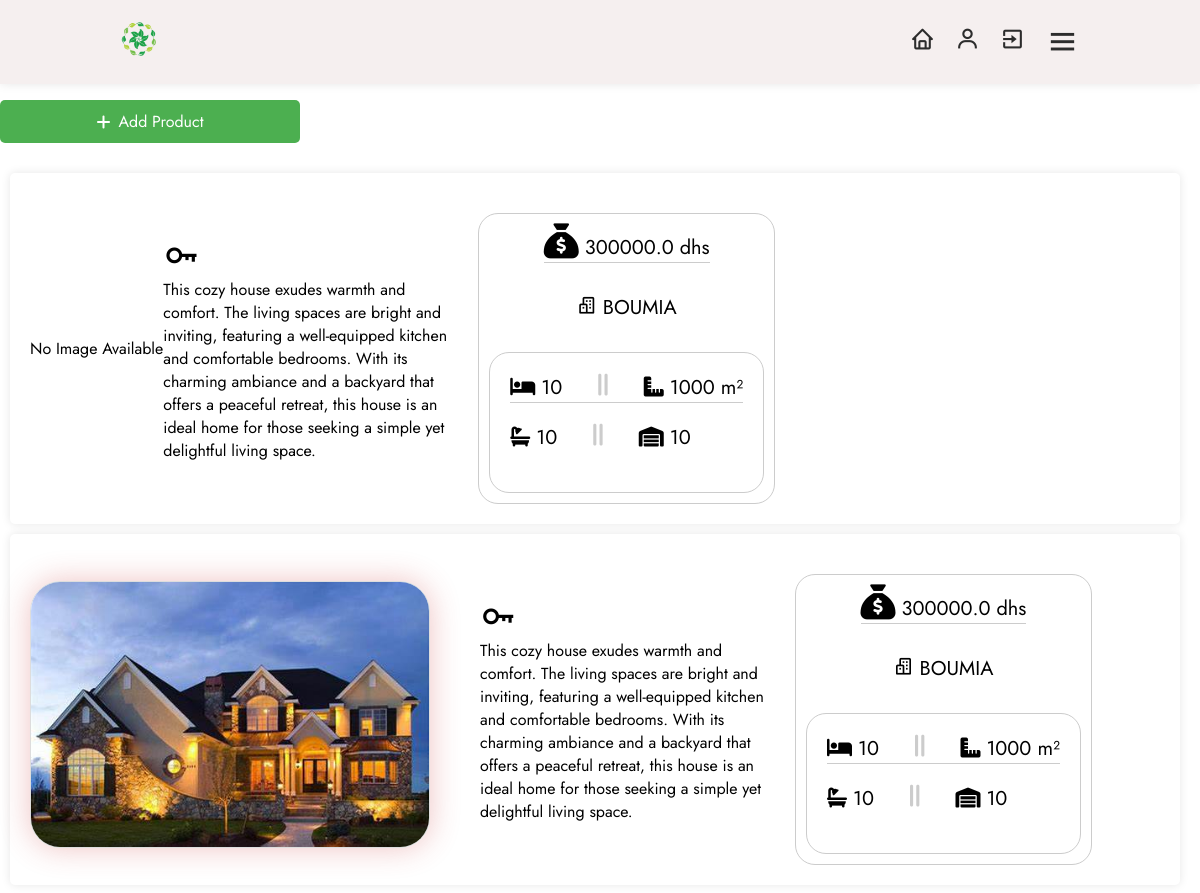
The page /user (signed in) on the database as committed earlier.
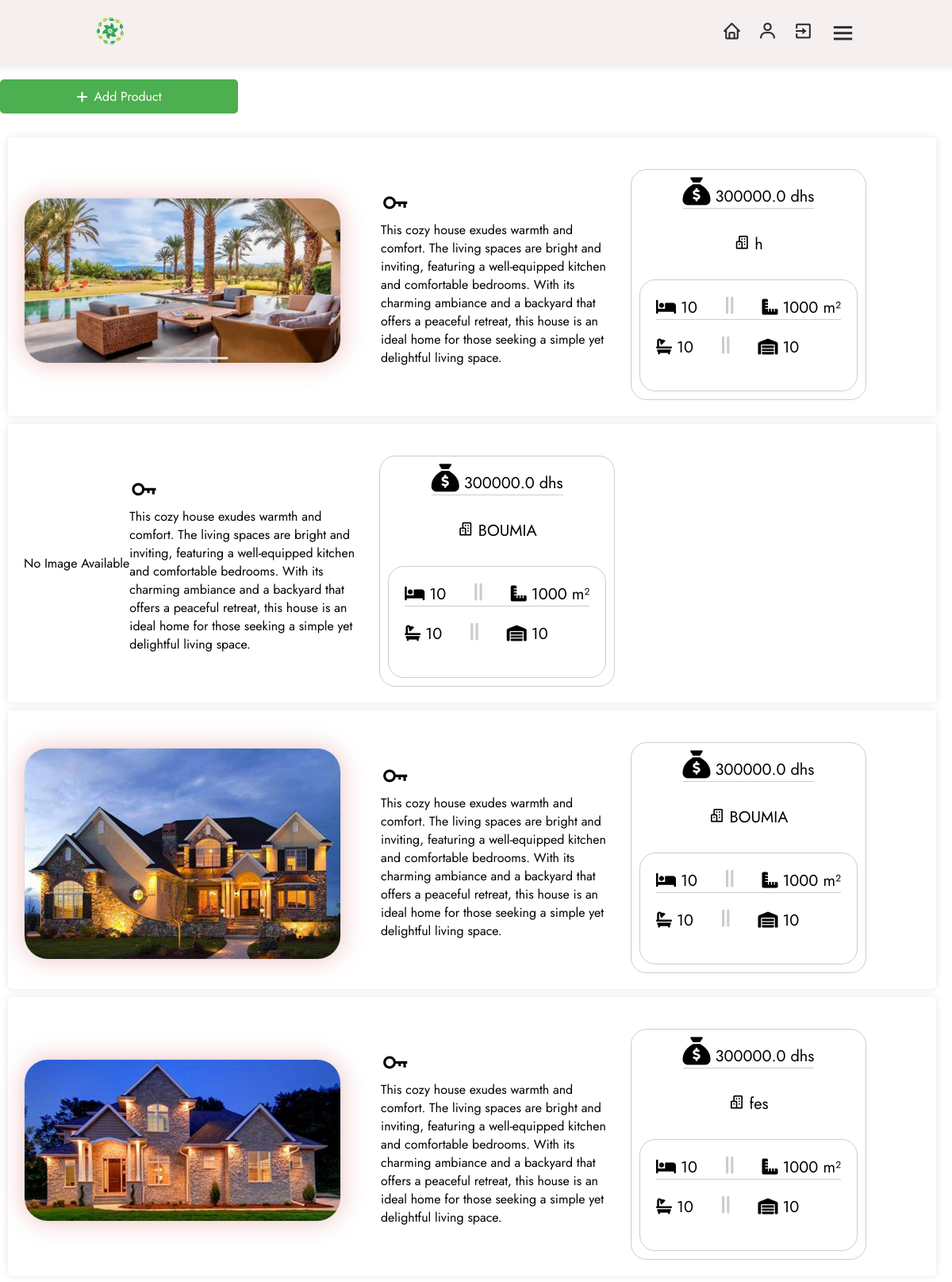
The same page on the database as committed later.
### models/user.py (models this page shows)
class Products(db.Model):
    id = db.Column(db.String(50), primary_key=True, default=lambda: str( uuid.uuid4()), unique=True, nullable=False)
    name = db.Column(db.String(255), nullable=False)
    city = db.Column(db.String(8), nullable=False)
    price = db.Column(db.Float, nullable=False)
    image_path = db.Column(db.String(255), nullable=True)
    num_rooms = Column(Integer, nullable=False)
    section = Column(Integer, nullable=False)
    num_bain = Column(Integer, nullable=False)
    window_per_house = Column(Integer, nullable=False)
    user_id = db.Column(db.String(50),db.ForeignKey('user.id'),nullable=False)
    user = db.relationship('User', backref=db.backref('products', lazy=True))

### models/app.py (the view)
    @app.route('/user')
    @login_required
    def user():
        user_products = Products.query.filter_by(user_id=current_user.id).order_by(asc(Products.id)).all()
        for product in user_products:
            print("Product Image Path:", product.image_path)
        return render_template('user.html', user=current_user, user_products=user_products)

### models/templates/user.html (shortened to what this page needs)
<!DOCTYPE html>
<html lang="en">
	<head>
		<link rel="stylesheet" href="{{ url_for('static', filename='style/dashboard.css') }}">
		<link rel="stylesheet" href="https://cdnjs.cloudflare.com/ajax/libs/font-awesome/5.15.2/css/all.min.css">
		<link rel="stylesheet" href="https://cdnjs.cloudflare.com/ajax/libs/font-awesome/6.4.2/css/all.min.css" />
		<link rel="stylesheet" href="https://unpkg.com/boxicons@latest/css/boxicons.min.css">
		<link href="https://cdn.jsdelivr.net/npm/bootstrap-icons@1.21.0/font/bootstrap-icons.css" rel="stylesheet">
	</head>
	<body>
		<header>
			<div class="logo">
				<img src="./static/images/icon.png" alt="logo" >
			</div>
			<div class="nav-icon">
				<a onclick="window.location.href='{{ url_for('dashboard') }}'"><i class='bx bx-home'></i></a>
				<a onclick="window.location.href='{{ url_for('user') }}'"><i class='bx bx-user'></i></a>
				<a onclick="window.location.href='{{ url_for('exit') }}'"><i class='bx bx-exit'></i></a>
				<div class="bx bx-menu" id="menu-icon"></div>
			</div>
		</header>
		<section class="inside">
			<a href="{{ url_for('add_product') }}" class="add-product-button">
				          <i class="fas fa-plus"></i> Add Product
			</a>
				{% for product in user_products %}
				<div class="card">
				     {% if product.image_path %}
					<img class="product-image" src="{{ url_for('serve_image', filename=product.image_path.split('/')[-1]) }}" alt="Product Image">
				     {% else %}
					      <p>No Image Available</p>
				     {% endif %}
					<a style="max-width: 300px; margin-right: 15px;">
						<i class='bx bx-key' style="font-size: 38px"></i><p>   {{ product.name }} </p>
					</a>
					<div class="product-info">
						       <li style="border-bottom: 1px solid #ccc; margin-bottom: 30px;">
							        <i class="fa-solid fa-sack-dollar" style="font-size: 35px;"></i>   {{ product.price }} dhs
						       </li>
						       <p style="margin-bottom: 30px;">
						                <i class='bx bx-buildings'></i>   {{ product.city }}
						       </p>
						       <a style="border: 1px solid #ccc; border-radius: 20px; padding: 20px;">
						                 <p style="border-bottom: 1px solid #ccc; margin-bottom: 20px;">
						                        <i class="fa-solid fa-bed"></i> {{ product.num_rooms }}
							                <i class="fa-solid fa-grip-lines-vertical" style="color: #ccc; font-size: 25px; margin-left: 30px; margin-right: 30px"></i>
						                        <i class="fa-solid fa-ruler-combined"></i>    {{ product.section }} m²
						                 </p>
						                 <p style="margin-bottom: 20px; margin-bottom: 20px;">
						                        <i class="fa-solid fa-bath"></i>    {{ product.num_bain }}
							                <i class="fa-solid fa-grip-lines-vertical" style="color: #ccc; font-size: 25px; margin-left: 30px; margin-right: 30px;"></i>
						                        <i class="fa-solid fa-warehouse"></i>     {{ product.window_per_house }}
						                 </p>
						       </a>
					</div>
				</div>
				{% endfor %}
		</section>
	</body>
</html>

### models/static/style/dashboard.css (style rules this page uses)
* { margin: 0; padding: 0; box-sizing: border-box; font-family: 'Jost', sans-serif; list-style: none; text-decoration: none; }
header { position: fixed; width: 100%; top: 0; right: 0; z-index: 1000; display: flex; align-items: center; justify-content: space-between; padding: 20px 10%; background-color: #f5efef; box-shadow: 0 0 10px rgba(0, 0, 0, 0.1); }
.logo img { max-width: 120px; height: 1cm; }
.nav-icon { display: flex; align-items: center; }
.nav-icon i { margin-right: 20px; color: #2c2c2c; font-size: 25px; font-weight: 400; transform: all .42s ease; }
#menu-icon { font-size: 35px; color: #2c2c2c; z-index: 10001; cursor: pointer; }
.inside { padding-top: 70px; padding-right: 10px; }
.card { display: flex; background-color: none; margin-bottom: 20px; align-items: center; padding: 20px; margin: 10px; border-radius: 5px; box-shadow: 0 0 10px rgba(0, 0, 0, 0.1); }
.add-product-button { display: flex; align-items: center; width: 40%; max-width: 300px; justify-content: center; width: 50%; padding: 10px 0; background-color: #4CAF50; color: white; text-decoration: none; border-radius: 5px; margin: 30px 0; }
.add-product-button i { margin-right: 8px; }
.product-image { margin-right: 50px; max-width: 400px; height: auto; margin-top: 10px; border: 1px solid #ddd; border-radius: 30px; overflow: hidden; box-shadow: 0 0 30px rgba(201, 57, 57, 0.3); }
.product-info { margin-top: 20px; padding: 10px; border: 1px solid #ccc; border-radius: 20px; display: flex; flex-direction: column; font-size: 20px; align-items: CENTER; justify-content: flex-start; flex-wrap: wrap; }

Rows that differ between the two databases and show on the page:
added Products: image_path (picture), name "This cozy house exudes warmth and comfort. The living spaces are bright and inviting, featuring a well-equipped kitchen and comfortable bedrooms. With its charming ambiance and a backyard that offers a peaceful retreat, this house is an ideal home for those seeking a simple yet delightful living space.", price "300000.0", city "h", num_rooms "10", section "1000", num_bain "10", window_per_house "10"
added Products: image_path (picture), name "This cozy house exudes warmth and comfort. The living spaces are bright and inviting, featuring a well-equipped kitchen and comfortable bedrooms. With its charming ambiance and a backyard that offers a peaceful retreat, this house is an ideal home for those seeking a simple yet delightful living space.", price "300000.0", city "fes", num_rooms "10", section "1000", num_bain "10", window_per_house "10"
